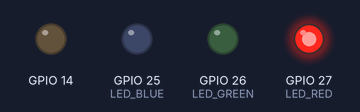
The sketch below on a simulated ESP32. Parts: output pins drawn as LEDs (lit = HIGH). WiFi joins after 1.5 s; servers stay silent unless stated; the Firebase database answers and starts empty; what the sketch prints to the serial monitor is not drawn.

Above: at 0.1 s.
At 1.6 s:
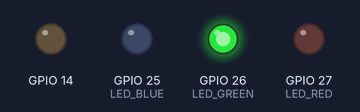
Timing chart, 0 to 3.1 s (numbered marks = the images above):
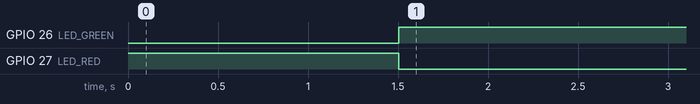

The sketch:

CentralCompartment_Esp32_Online.ino
```cpp
#include <Arduino.h>
#include <WiFi.h>
#include <Firebase_ESP_Client.h>

// Define LED
#define LED_RED 27
#define LED_GREEN 26
#define LED_BLUE 25

// Define TX and RX pins for UART (change if needed)
#define TXD1 21
#define RXD1 17
// Use Serial1 for UART communication
HardwareSerial mySerial(2);

// Define for Firebase ---------------------------------------------------------------------------------------------------
//Provide the token generation process info.
#include "addons/TokenHelper.h"
//Provide the RTDB payload printing info and other helper functions.
#include "addons/RTDBHelper.h"
// Insert your network credentials
#define WIFI_SSID "DucNg"
#define WIFI_PASSWORD "12345678"
// Insert Firebase project API Key
#define API_KEY "AIzaSyBO0RO39AzXHCz0NL4ZqP5bUrJhMgBRCBM"
// Insert RTDB URLefine the RTDB URL */
#define DATABASE_URL "https://controlling-esp32-default-rtdb.asia-southeast1.firebasedatabase.app/"
//Define Firebase Data object
FirebaseData fbdo;
FirebaseAuth auth;
FirebaseConfig config;

// Declare variables ------------------------------------------------------------------------------------------------------
unsigned long readDataMillis = 200;
String stringValue;
int intValue = 0;
float floatValue;
bool signupOK = false;
String ID = "";       // Biến lưu ID nhận được từ esp32_offline
String command = "";  // Biến lưu command nhận được từ esp32_offline
int toneVal = 4000;   // Còi
int sentLoginData = 0;
unsigned long previousMillis = 0;
unsigned long interval = 1000;

void setup() {
  Serial.begin(115200);
  pinMode(LED_RED, OUTPUT);
  pinMode(LED_GREEN, OUTPUT);
  pinMode(LED_BLUE, OUTPUT);
  digitalWrite(LED_RED, HIGH);
  digitalWrite(LED_GREEN, LOW);
  digitalWrite(LED_BLUE, LOW);

  pinMode(14, OUTPUT);
  mySerial.begin(9600, SERIAL_8N1, RXD1, TXD1);  // UART setup

  WiFi.mode(WIFI_STA);
  WiFi.begin(WIFI_SSID, WIFI_PASSWORD);
  Serial.print("Connecting to Wi-Fi");
  while (WiFi.status() != WL_CONNECTED) {
    Serial.print(".");
    delay(300);
  }
  Serial.println();
  Serial.print("Connected with IP: ");
  Serial.println(WiFi.localIP());
  Serial.println();

  /* Assign the api key (required) */
  config.api_key = API_KEY;

  /* Assign the RTDB URL (required) */
  config.database_url = DATABASE_URL;

  /* Sign up */
  if (Firebase.signUp(&config, &auth, "", "")) {
    Serial.println("ok");
    signupOK = true;
  } else {
    Serial.printf("%s\n", config.signer.signupError.message.c_str());
  }

  /* Assign the callback function for the long running token generation task */
  config.token_status_callback = tokenStatusCallback;  //see addons/TokenHelper.h

  Firebase.begin(&config, &auth);
  Firebase.reconnectWiFi(true);

  Serial.println("ESP32 Online: ");
}

void loop() {
  unsigned long currentMillis = millis();

  digitalWrite(LED_GREEN, HIGH);
  digitalWrite(LED_RED, LOW);
  digitalWrite(LED_BLUE, LOW);

  // Check if data is available to read
  if (mySerial.available()) {
    // Read data and display it
    String receivedData = mySerial.readStringUntil('\n');
    // Loại bỏ khoảng trắng thừa ở đầu và cuối
    receivedData.trim();

    // Tách chuỗi
    int spaceIndex = receivedData.indexOf(' ');  // Tìm vị trí dấu cách đầu tiên
    if (spaceIndex != -1) {
      ID = receivedData.substring(0, spaceIndex);        // Lấy phần ID
      command = receivedData.substring(spaceIndex + 1);  // Lấy phần command
      //command.trim();                                  // Loại bỏ khoảng trắng dư thừa trong command
    }
    Serial.println(ID);
    Serial.println(command);

    if (ID.equals("Keypad")) {
      if (Firebase.RTDB.setString(&fbdo, "/keyboard/key", command)) {
        tone(14, toneVal, 1000);
        Serial.println("PASSED");
        Serial.println("PATH: " + fbdo.dataPath());
        Serial.println("TYPE: " + fbdo.dataType());
      } else {
        Serial.println("FAILED");
        Serial.println("REASON: " + fbdo.errorReason());
      }
    }

    if (ID.equals("RFID")) {
      if (Firebase.RTDB.setString(&fbdo, "borrowers/UID", command)) {
        tone(14, toneVal, 1000);
        Serial.println("PASSED");
        Serial.println("PATH: " + fbdo.dataPath());
        Serial.println("TYPE: " + fbdo.dataType());
      } else {
        Serial.println("FAILED");
        Serial.println("REASON: " + fbdo.errorReason());
      }
    }
    receivedData = "";
    ID = "";
    command = "";
  }

  if (Firebase.ready() && signupOK && (currentMillis - previousMillis >= readDataMillis)) {
    //   if (Firebase.RTDB.getInt(&fbdo, "/selected_book/book_index")) {
    //     if (fbdo.dataType() == "int") {
    //       intValue = fbdo.intData();
    //       Serial.println(intValue);
    //     }
    //   } else {
    //     Serial.println(fbdo.errorReason());
    //   }
    // if (intValue != 0) {
    //   Serial.print(intValue);
    //   Serial.print(" RUN");
    //   Serial.println("");
    //   mySerial.print(intValue);
    //   mySerial.print(" RUN");
    //   mySerial.println("");
    //   intValue = 0;
    // }
    if (Firebase.RTDB.getString(&fbdo, "/borrowers/UID")) {
      if (fbdo.dataType() == "string") {
        stringValue = fbdo.stringData();
        //Serial.println(sentLoginData);
        if ((stringValue != NULL || stringValue.isEmpty()) && sentLoginData == 0) {
          mySerial.print("Login succesfull");
          mySerial.println("");
          sentLoginData = 1;
        } else if (stringValue == NULL) {
          sentLoginData = 0;
        }
      }
    } else {
      Serial.println(fbdo.errorReason());
    }
    previousMillis = currentMillis;
  }

  // if WiFi is down, try reconnecting every CHECK_WIFI_TIME seconds
  if ((WiFi.status() != WL_CONNECTED) && (currentMillis - previousMillis >= interval)) {
    digitalWrite(LED_RED, HIGH);
    digitalWrite(LED_GREEN, LOW);
    digitalWrite(LED_BLUE, LOW);
    Serial.print(millis());
    Serial.println("Reconnecting to WiFi...");
    WiFi.disconnect();
    WiFi.reconnect();
    previousMillis = currentMillis;
  }
  //delay(100);
}
```

Measured:
- by itself, GPIO 26 (LED_GREEN): LOW → HIGH at 1.5 s
- by itself, GPIO 27 (LED_RED): HIGH → LOW at 1.5 s
